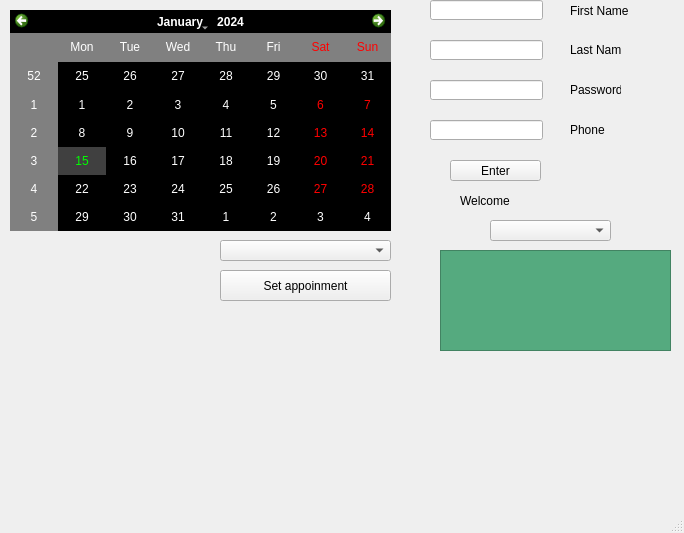
<?xml version="1.0" encoding="UTF-8"?>
<ui version="4.0">
 <class>MainWindow</class>
 <widget class="QMainWindow" name="MainWindow">
  <property name="geometry">
   <rect>
    <x>0</x>
    <y>0</y>
    <width>684</width>
    <height>533</height>
   </rect>
  </property>
  <property name="windowTitle">
   <string>MainWindow</string>
  </property>
  <widget class="QWidget" name="centralwidget">
   <widget class="QLabel" name="label">
    <property name="geometry">
     <rect>
      <x>570</x>
      <y>0</y>
      <width>101</width>
      <height>21</height>
     </rect>
    </property>
    <property name="text">
     <string>First Name</string>
    </property>
   </widget>
   <widget class="QLabel" name="label_2">
    <property name="geometry">
     <rect>
      <x>570</x>
      <y>40</y>
      <width>51</width>
      <height>20</height>
     </rect>
    </property>
    <property name="text">
     <string>Last Name</string>
    </property>
   </widget>
   <widget class="QLabel" name="label_3">
    <property name="geometry">
     <rect>
      <x>570</x>
      <y>80</y>
      <width>51</width>
      <height>20</height>
     </rect>
    </property>
    <property name="text">
     <string>Password</string>
    </property>
   </widget>
   <widget class="QLabel" name="label_4">
    <property name="geometry">
     <rect>
      <x>570</x>
      <y>120</y>
      <width>51</width>
      <height>20</height>
     </rect>
    </property>
    <property name="text">
     <string>Phone</string>
    </property>
   </widget>
   <widget class="QPushButton" name="EntButton">
    <property name="geometry">
     <rect>
      <x>450</x>
      <y>160</y>
      <width>91</width>
      <height>21</height>
     </rect>
    </property>
    <property name="text">
     <string>Enter</string>
    </property>
   </widget>
   <widget class="QLineEdit" name="FirstEdit">
    <property name="geometry">
     <rect>
      <x>430</x>
      <y>0</y>
      <width>113</width>
      <height>20</height>
     </rect>
    </property>
   </widget>
   <widget class="QLineEdit" name="LastEdit">
    <property name="geometry">
     <rect>
      <x>430</x>
      <y>40</y>
      <width>113</width>
      <height>20</height>
     </rect>
    </property>
   </widget>
   <widget class="QLineEdit" name="PassEdit">
    <property name="geometry">
     <rect>
      <x>430</x>
      <y>80</y>
      <width>113</width>
      <height>20</height>
     </rect>
    </property>
   </widget>
   <widget class="QLineEdit" name="PhoneEdit">
    <property name="geometry">
     <rect>
      <x>430</x>
      <y>120</y>
      <width>113</width>
      <height>20</height>
     </rect>
    </property>
   </widget>
   <widget class="QLabel" name="ErrorLabel">
    <property name="geometry">
     <rect>
      <x>460</x>
      <y>190</y>
      <width>111</width>
      <height>21</height>
     </rect>
    </property>
    <property name="text">
     <string>Welcome</string>
    </property>
   </widget>
   <widget class="QCalendarWidget" name="calendarWidget">
    <property name="geometry">
     <rect>
      <x>10</x>
      <y>10</y>
      <width>381</width>
      <height>221</height>
     </rect>
    </property>
    <property name="styleSheet">
     <string notr="true">color: rgb(255, 255, 255);
selection-background-color: rgb(64, 64, 64);
selection-color: rgb(0, 255, 0);
alternate-background-color: rgb(128, 128,128);
background-color: rgb(0, 0, 0);</string>
    </property>
   </widget>
   <widget class="QComboBox" name="Doc_Box">
    <property name="geometry">
     <rect>
      <x>490</x>
      <y>220</y>
      <width>121</width>
      <height>21</height>
     </rect>
    </property>
    <property name="maxVisibleItems">
     <number>10</number>
    </property>
    <property name="insertPolicy">
     <enum>QComboBox::InsertAtBottom</enum>
    </property>
   </widget>
   <widget class="QPushButton" name="appo_Button">
    <property name="geometry">
     <rect>
      <x>220</x>
      <y>270</y>
      <width>171</width>
      <height>31</height>
     </rect>
    </property>
    <property name="text">
     <string>Set appoinment</string>
    </property>
   </widget>
   <widget class="QComboBox" name="Time_Box">
    <property name="geometry">
     <rect>
      <x>220</x>
      <y>240</y>
      <width>171</width>
      <height>21</height>
     </rect>
    </property>
   </widget>
   <widget class="QLabel" name="Check_Label">
    <property name="geometry">
     <rect>
      <x>150</x>
      <y>310</y>
      <width>281</width>
      <height>21</height>
     </rect>
    </property>
    <property name="text">
     <string/>
    </property>
   </widget>
   <widget class="QTextEdit" name="textEdit">
    <property name="geometry">
     <rect>
      <x>440</x>
      <y>250</y>
      <width>231</width>
      <height>101</height>
     </rect>
    </property>
    <property name="font">
     <font>
      <family>MV Boli</family>
      <pointsize>10</pointsize>
      <weight>50</weight>
      <bold>false</bold>
     </font>
    </property>
    <property name="styleSheet">
     <string notr="true">background-color: rgb(85, 170, 127);</string>
    </property>
   </widget>
  </widget>
  <widget class="QMenuBar" name="menubar">
   <property name="geometry">
    <rect>
     <x>0</x>
     <y>0</y>
     <width>684</width>
     <height>21</height>
    </rect>
   </property>
  </widget>
  <widget class="QStatusBar" name="statusbar"/>
 </widget>
 <resources/>
 <connections/>
</ui>
